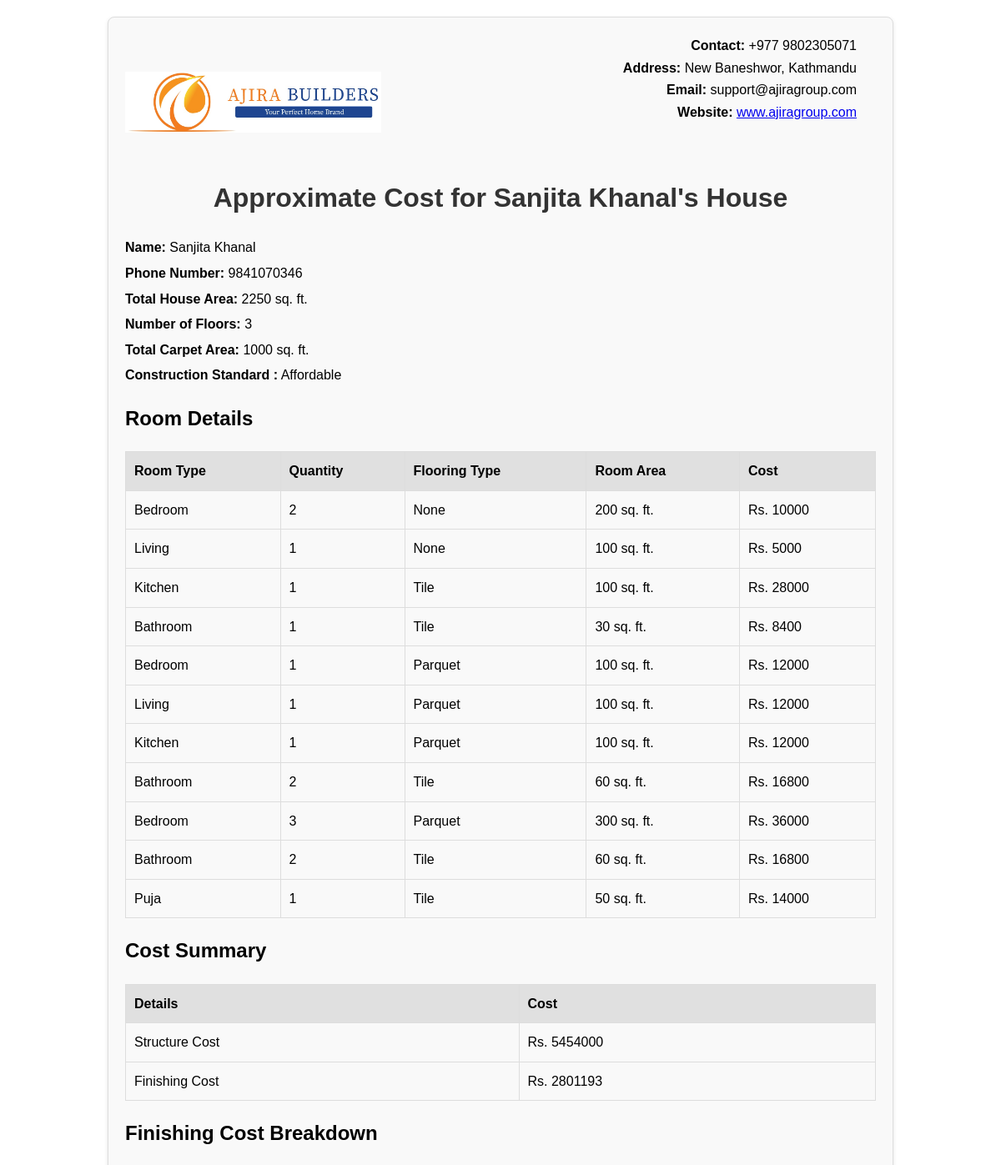
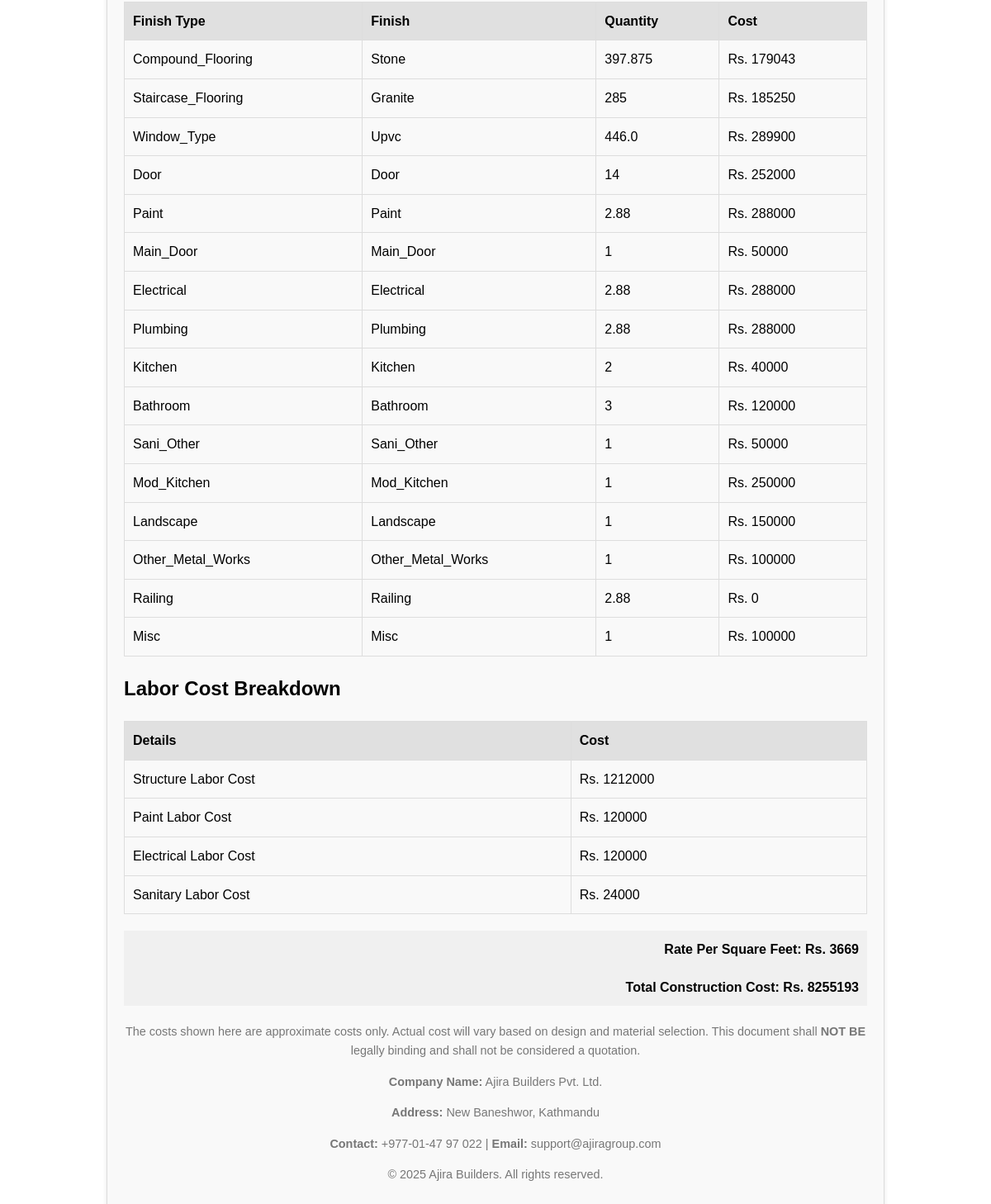
Page /result/ on the committed database (2 pictures, top to bottom).
### ajira/models.py (models this page shows, shortened)
class Summary(models.Model):
    WALLS_AREA = 150
    STAIRS_AREA = 200
    WALLS_AREA_SC_only = 50
    user_name = models.OneToOneField(Home, on_delete=models.CASCADE, related_name='summary')
    phone_number = models.CharField(max_length=13)
    total_house_area = models.PositiveIntegerField(default=0)
    no_of_floors = models.PositiveIntegerField(default=0)
    total_carpet_area = models.PositiveIntegerField(default=0)

class Home(models.Model):
    STATUS_CHOICES = [
        ('affordable', 'Affordable Construction'),
        ('premium', 'Premium Construction'),
    ]
    LAND_AREA_CHOICES = [
        ('2.5-3.0', '2.5 to 3.0 aana'),
        ('3.0-3.5', '3.0 to 3.5 aana'),
        ('3.5-4.0', '3.5 to 4.0 aana'),
        ('4.0-4.5', '4.0 to 4.5 aana'),
        ('4.5-5.0', '4.5 to 5.0 aana'),
        ('> 5.0', 'Greater than 5 aana'),
    ]
    name = models.CharField(max_length=255,null=True, blank=True)
    land_area = models.CharField(max_length=20, choices=LAND_AREA_CHOICES)
    ground_coverage = models.FloatField(max_length=50)
    construction_standard = models.CharField(max_length=20, choices=STATUS_CHOICES)
    submitted_at = models.DateTimeField(auto_now_add=True)

class Room(models.Model):
    FLOORING_CHOICES = [
        ('none', 'None'),
        ('tile', 'Tile'),
        ('granite', 'Granite'),
        ('parquet', 'Parquet'),
        ('sisou', 'Sisou'),
    ]
    ROOM_TYPES = [
        ('bedroom', 'Bedroom'),
        ('living', 'Living'),
        ('kitchen', 'Kitchen'),
        ('bathroom', 'Bathroom'),
        ('parking', 'Parking'),
        ('puja', 'Puja Room'),
        ('laundry', 'Laundry Room'),
        ('store', 'Store Room'),
    ]
    ROOM_AREAS = {
        'bedroom': 100,
        'living': 100,
        'kitchen': 100,
        'bathroom': 30,
        'parking': 120,
        'puja': 50,
        'laundry': 25,
        'store': 25
    }
    WINDOW_AREAS_DEFAULT = {
        'bedroom': 30,
        'living': 30,
        'kitchen': 30,
        'bathroom': 6,
        'parking': 0,
        'puja': 6,
        'laundry': 6,
        'store': 6
    }
    TOTAL_COST_DEFAULTS = {
        'affordable': {'tile': 280, 'granite': 550, 'parquet': 120, 'sisou': 350, 'none': 50},
        'premium': {'tile': 500, 'granite': 800, 'parquet': 300, 'sisou': 450, 'none': 100}
    }
    user_name = models.ForeignKey(Home, on_delete=models.CASCADE, related_name='room')
    floor = models.ForeignKey(Floor, on_delete=models.CASCADE, related_name='rooms')
    floor_numm = models.PositiveIntegerField(default=0)
    room_type = models.CharField(max_length=50, choices=ROOM_TYPES)
    quantity = models.PositiveIntegerField(default=0)
    flooring_type = models.CharField(max_length=50, choices=FLOORING_CHOICES, default='none')
    room_area = models.PositiveIntegerField(default=0)
    rate = models.PositiveIntegerField(default=0)
    cost = models.PositiveIntegerField(default=0)
    window_area =   models.PositiveIntegerField(default=0)

class Other(models.Model):
    MATERIAL_CHOICES = [
        ('stone', 'Stone'),
        ('block', 'Block'),
        ('tile', 'Tile'),
    ]
    STAIRCASE_FLOORING_CHOICES = [
        ('tile', 'Tile'),
        ('granite', 'Granite'),
        ('parquet', 'Parquet'),
        ('sisou', 'Sisou'),
    ]
    WINDOW_TYPES = [
        ('upvc', 'UPVC'),
        ('aluminum', 'Aluminum'),
        ('wood', 'Wood'),
    ]
    land_area_map = {
            '2.5-3.0': 3.0,
            '3.0-3.5': 3.5,
            '3.5-4.0': 4.0,
            '4.0-4.5': 4.5,
            '4.5-5.0': 5.0,
            '> 5.0': 20
        }
    COSTS_DEFAULTS = {
        'staircase_flooring':{
            'affordable': {
                'tile': 350,
                'granite': 650,
                'parquet': 400,
                'sisou': 700
            },
            'premium': {
                'tile': 500,
                'granite': 800,
                'parquet': 600,
                'sisou': 1400
            }
        },
        'compound_flooring': {
            'affordable': {
                'tile': 580, # INCUDING PCC
                'block': 350,
                'stone': 450
            },
            'premium': {
                'tile': 800,
                'block': 500,
                'stone': 600
            }
        },
        'window_type': {
            'affordable': {
                'upvc': 650,
                'aluminum': 600,
                'wood': 1500
            },
            'premium': {
                'upvc': 1200,
                'aluminum': 900,
                'wood': 2200
            }
        },
        'main_door': {
            'affordable': {
                'main_door': 50000
            },
            'premium': {
                'main_door': 200000,
            }
        },
        'door': {
            'affordable': {
                'door': 18000
            },
            'premium': {
                'door': 25000,
            }
        },
        'mod_kitchen': {
            'affordable': {
                'mod_kitchen': 250000
            },
            'premium': {
                'mod_kitchen': 600000,
            }
        },
        'landscape': {
            'affordable': {
                'landscape': 150000
            },
            'premium': {
                'landscape': 500000,
            }
        },
        'paint':{
            'affordable': {
                'paint': 100000,
            },
            'premium': {
                'paint': 250000,
            }
        },
        'electrical':{
            'affordable': {
                'electrical': 100000,
            },
            'premium': {
                'electrical': 250000,
            }
        },
        'plumbing':{
            'affordable': {
                'plumbing': 100000,
            },
            'premium': {
                'plumbing': 150000,
            }
        },
        'bathroom':{
            'affordable': {
                'bathroom': 40000,
            },
            'premium': {
                'bathroom': 120000,
            }
        },
        'kitchen':{
            'affordable': {
                'kitchen': 20000,
            },
            'premium': {
                'kitchen': 40000,
            }
        },
        'sani_other':{
            'affordable': {
                'sani_other': 50000,
            },
            'premium': {
                'sani_other': 200000,
            }
        },
        'railing':{
            'affordable': {
                'raling': 40000,
            },
            'premium': {
                'railing': 100000,
            }
        },
        'other_metal_works':{
            'affordable': {
                'other_metal_works': 100000,
            },
            'premium': {
                'other_metal_works': 200000,
            }
        },
        'misc':{
            'affordable': {
                'misc': 100000,
            },
            'premium': {
                'misc': 200000,
            }
        }
    }
    user_name = models.ForeignKey(Home, on_delete=models.CASCADE, related_name='other')
    phone_number= models.CharField(max_length=13)
    finish_type= models.CharField(max_length=50) # window_type, compound_flooring, staircase_flooring
    finish= models.CharField(max_length=50)  # alumium, upvc, etc.. tile stone etc
    qty= models.CharField(max_length=100)
    rate=models.PositiveIntegerField(default=0)
    cost=models.PositiveIntegerField(default=0)

### ajira/views.py (the view)
# urls.py: path('result/', ResultView, name='result'),
def ResultView(request):
    user = Home.objects.latest('submitted_at')
    summary = Summary.objects.get(user_name=user)
    WALLS_AREA = 150
    STAIRS_AREA = 200
    floor1_area = Room.objects.filter(user_name=user, floor_numm=1).aggregate(Sum('room_area'))['room_area__sum'] +  WALLS_AREA + STAIRS_AREA
    total_str_cost = (floor1_area + Summary.objects.get(user_name=user).total_house_area) * 1800
    total_room_cost = sum(room.cost for room in user.room.all()) if user.room.exists() else 0
    total_other_cost = sum(other.cost for other in user.other.all()) if user.other.exists() else 0
    total_cost = total_room_cost + total_other_cost
    noofffloors = Summary.objects.get(user_name=user).no_of_floors
    total_str_lab_cost = (floor1_area + Summary.objects.get(user_name=user).total_house_area) * 400
    total_paint_labor_cost =  noofffloors * 40000
    total_elec_labor_cost = noofffloors * 40000
    numberofbathrooms = Other.objects.filter(user_name=user, finish_type='bathroom').count()
    numberofkitchen = Other.objects.filter(user_name=user, finish_type='kitchen').count()
    total_sani_labor_cost = numberofbathrooms * 14000 + numberofkitchen * 10000
    construction_standard=user.construction_standard
    rate_per_squire_feet= (total_str_cost + total_cost) / summary.total_house_area
    context = {
        'summary': summary,
        'total_cost': total_cost,
        'current_year': datetime.datetime.now().year,
        'total_str_cost':total_str_cost,
        'total_const_cost':total_str_cost + total_cost,
        'total_str_lab_cost': total_str_lab_cost,
        'total_paint_labor_cost':total_paint_labor_cost,
        'total_elec_labor_cost': total_elec_labor_cost,
        'total_sani_labor_cost':total_sani_labor_cost,
        'construction_standard':construction_standard,
        'rate_per_squire_feet':rate_per_squire_feet
    }
    return render(request, 'result.html', context)

### templates/result.html (shortened to what this page needs)
<!DOCTYPE html>
<html lang="en">
  <head>
  </head>
  <body>
    <div class="container">
      <div class="header">
        <div class="company-info">
            <p><strong>Contact:</strong> +977 9802305071 </p>
          <p><strong>Address:</strong> New Baneshwor, Kathmandu</p>
          <p><strong>Email:</strong> support@ajiragroup.com</p>
          <p><strong>Website: </strong><a href="https://ajiragroup.com/">www.ajiragroup.com</a></p>
        </div>
        <a href="/"><img src="/static/img/logo.jpeg" alt="Company Logo" class="logo" /></a>
        <h1>Approximate Cost for {{ summary.user_name.name }}'s House</h1>
      </div>
      <div class="info">
        <p><strong>Name:</strong> {{ summary.user_name.name }}</p>
        <p><strong>Phone Number:</strong> {{ summary.phone_number }}</p>
        <p>
          <strong>Total House Area:</strong> {{ summary.total_house_area }} sq.
          ft.
        </p>
        <p><strong>Number of Floors:</strong> {{ summary.no_of_floors }}</p>
        <p>
          <strong>Total Carpet Area:</strong> {{ summary.total_carpet_area }}
          sq. ft.
        </p>
        <p>
          <strong>Construction Standard :</strong> {{ construction_standard|title }}
        </p>
      </div>
      <h2>Room Details</h2>
      <table>
        <thead>
          <tr>
            <th>Room Type</th>
            <th>Quantity</th>
            <th>Flooring Type</th>
            <th>Room Area</th>
            <th>Cost</th>
          </tr>
        </thead>
        <tbody>
          {% for room in summary.user_name.room.all %}
          <tr>
            <td>{{ room.room_type|title }}</td>
            <td>{{ room.quantity }}</td>
            <td>{{ room.flooring_type|title }}</td>
            <td>{{ room.room_area }} sq. ft.</td>
            <td>Rs. {{ room.cost }}</td>
          </tr>
          {% empty %}
          <tr>
            <td colspan="5">No room details found.</td>
          </tr>
          {% endfor %}
        </tbody>
      </table>
      <h2>Cost Summary</h2>
      <table>
        <thead>
          <tr>
            <th>Details</th>
            <th>Cost</th>
          </tr>
        </thead>
        <tbody>
          <tr>
            <td>Structure Cost</td>
            <td>Rs. {{ total_str_cost }}</td>
          </tr>
          <tr>
            <td>Finishing Cost</td>
            <td>Rs. {{ total_cost }}</td>
          </tr>
        </tbody>
      </table>
      <h2>Finishing Cost Breakdown</h2>
      <table>
        <thead>
          <tr>
            <th>Finish Type</th>
            <th>Finish</th>
            <th>Quantity</th>
            <th>Cost</th>
          </tr>
        </thead>
        <tbody>
          {% for other in summary.user_name.other.all %}
          <tr>
            <td>{{ other.finish_type|title }}</td>
            <td>{{ other.finish|title }}</td>
            <td>{{ other.qty }}</td>
            <td>Rs. {{ other.cost }}</td>
          </tr>
          {% empty %}
          <tr>
            <td colspan="5">No other cost details found.</td>
          </tr>
          {% endfor %}
        </tbody>
      </table>
      <h2>Labor Cost Breakdown</h2>
      <table>
        <thead>
          <tr>
            <th>Details</th>
            <th>Cost</th>
          </tr>
        </thead>
        <tbody>
          <tr>
            <td>Structure Labor Cost</td>
            <td>Rs. {{ total_str_lab_cost }}</td>
          </tr>
          <tr>
            <td>Paint Labor Cost</td>
            <td>Rs. {{ total_paint_labor_cost }}</td>
          </tr>
          <tr>
            <td>Electrical Labor Cost</td>
            <td>Rs. {{ total_elec_labor_cost }}</td>
          </tr>
          <tr>
            <td>Sanitary Labor Cost</td>
            <td>Rs. {{ total_sani_labor_cost }}</td>
          </tr>
        </tbody>
      </table>
      <div class="total">Rate Per Square Feet: Rs. {{ rate_per_squire_feet|floatformat:0  }}</div>
      <div class="total">Total Construction Cost: Rs. {{ total_const_cost }}</div>
      <div class="footer">
        <p>
          The costs shown here are approximate costs only. Actual cost will vary
          based on design and material selection. This document shall
          <strong> NOT BE </strong> legally binding and shall not be considered
          a quotation.
        </p>
        <p><strong>Company Name:</strong> Ajira Builders Pvt. Ltd.</p>
        <p><strong>Address:</strong> New Baneshwor, Kathmandu</p>
        <p>
          <strong>Contact:</strong> +977-01-47 97 022 |
          <strong>Email:</strong> support@ajiragroup.com
        </p>
        <p>&copy; {{ current_year }} Ajira Builders. All rights reserved.</p>
      </div>
    </div>
  </body>
</html>

### templates/result.html (style rules this page uses)
body { font-family: Arial, sans-serif; margin: 20px; line-height: 1.6; }
.container { max-width: 900px; margin: 0 auto; padding: 20px; border: 1px solid #ddd; border-radius: 8px; box-shadow: 0 2px 5px rgba(0, 0, 0, 0.1); background-color: #f9f9f9; }
.header { text-align: center; margin-bottom: 20px; }
.logo { max-width: 307px; margin-bottom: 24px; margin-right: 694px; margin-top: -62px; }
.company-info { text-align: right; margin-right: 23px; }
.company-info p { margin: 1px 0; }
h1 { color: #333; }
.info { margin-bottom: 20px; }
.info p { margin: 5px 0; }
table { width: 100%; border-collapse: collapse; margin-bottom: 20px; }
table, th, td { border: 1px solid #ddd; padding: 10px; text-align: left; }
th { background-color: #e0e0e0; font-weight: bold; }
.total { font-weight: bold; background-color: #f0f0f0; padding: 10px; text-align: right; }
.footer { text-align: center; margin-top: 20px; color: #777; font-size: 0.9em; }

### rows in the picture
Summary: user_name.name "Sanjita Khanal", phone_number "9841070346", total_house_area "2250", no_of_floors "3", total_carpet_area "1000"
Home: construction_standard "Affordable"
Room: room_type "Bedroom", quantity "2", flooring_type "None", room_area "200", cost "10000"
Room: room_type "Living", quantity "1", flooring_type "None", room_area "100", cost "5000"
Room: room_type "Kitchen", quantity "1", flooring_type "Tile", room_area "100", cost "28000"
Room: room_type "Bathroom", quantity "1", flooring_type "Tile", room_area "30", cost "8400"
Room: room_type "Bedroom", quantity "1", flooring_type "Parquet", room_area "100", cost "12000"
Room: room_type "Living", quantity "1", flooring_type "Parquet", room_area "100", cost "12000"
Room: room_type "Kitchen", quantity "1", flooring_type "Parquet", room_area "100", cost "12000"
Room: room_type "Bathroom", quantity "2", flooring_type "Tile", room_area "60", cost "16800"
Room: room_type "Bedroom", quantity "3", flooring_type "Parquet", room_area "300", cost "36000"
Room: room_type "Bathroom", quantity "2", flooring_type "Tile", room_area "60", cost "16800"
Room: room_type "Puja", quantity "1", flooring_type "Tile", room_area "50", cost "14000"
Other: finish_type "Compound_Flooring", finish "Stone", qty "397.875", cost "179043"
Other: finish_type "Staircase_Flooring", finish "Granite", qty "285", cost "185250"
Other: finish_type "Window_Type", finish "Upvc", qty "446.0", cost "289900"
Other: finish_type "Door", finish "Door", qty "14", cost "252000"
Other: finish_type "Paint", finish "Paint", qty "2.88", cost "288000"
Other: finish_type "Main_Door", finish "Main_Door", qty "1", cost "50000"
Other: finish_type "Electrical", finish "Electrical", qty "2.88", cost "288000"
Other: finish_type "Plumbing", finish "Plumbing", qty "2.88", cost "288000"
Other: finish_type "Kitchen", finish "Kitchen", qty "2", cost "40000"
Other: finish_type "Bathroom", finish "Bathroom", qty "3", cost "120000"
Other: finish_type "Sani_Other", finish "Sani_Other", qty "1", cost "50000"
Other: finish_type "Mod_Kitchen", finish "Mod_Kitchen", qty "1", cost "250000"
Other: finish_type "Landscape", finish "Landscape", qty "1", cost "150000"
Other: finish_type "Other_Metal_Works", finish "Other_Metal_Works", qty "1", cost "100000"
Other: finish_type "Railing", finish "Railing", qty "2.88", cost "0"
Other: finish_type "Misc", finish "Misc", qty "1", cost "100000"

### other values in the picture
{{ total_str_cost }} "5454000"
{{ total_cost }} "2801193"
{{ total_str_lab_cost }} "1212000"
{{ total_paint_labor_cost }} "120000"
{{ total_elec_labor_cost }} "120000"
{{ total_sani_labor_cost }} "24000"
{{ rate_per_squire_feet|floatformat:0 }} "3669"
{{ total_const_cost }} "8255193"
